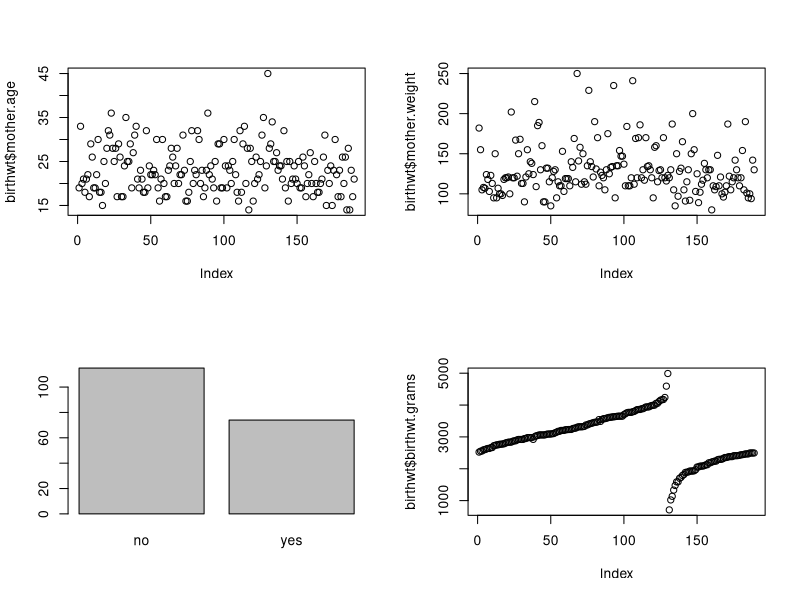
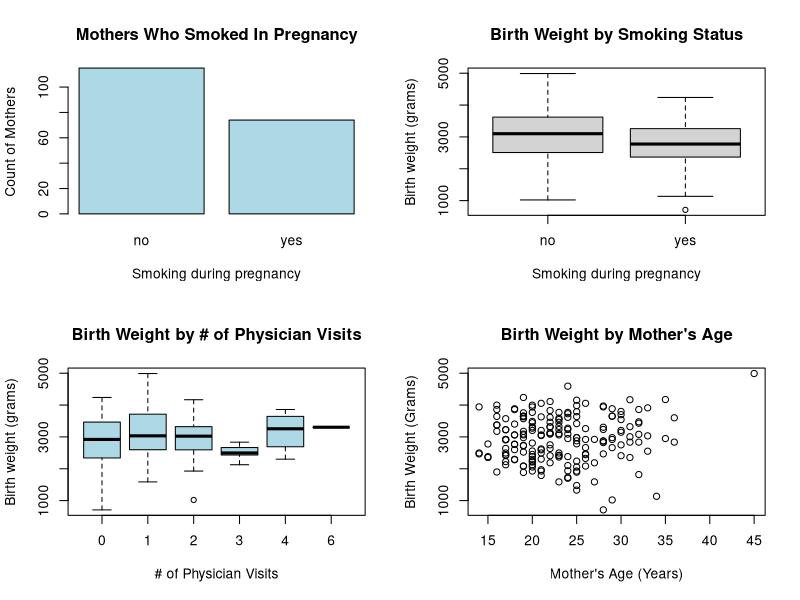
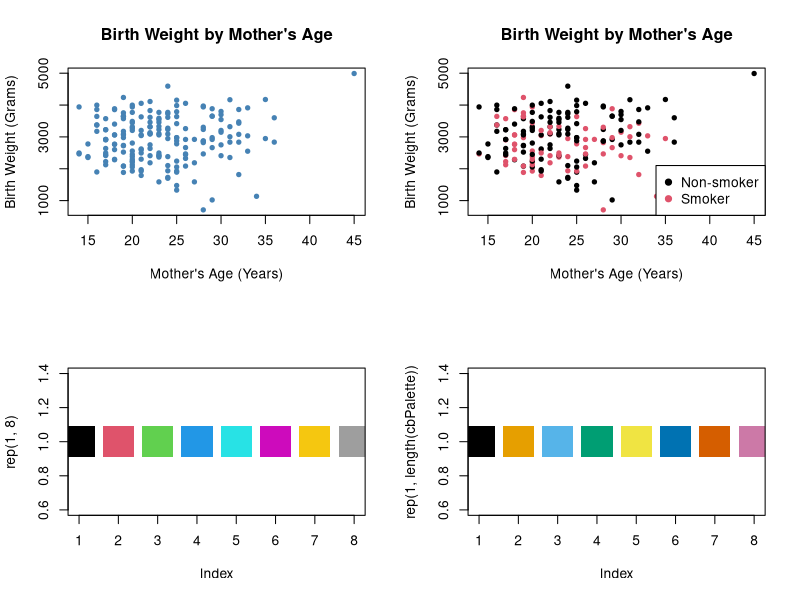
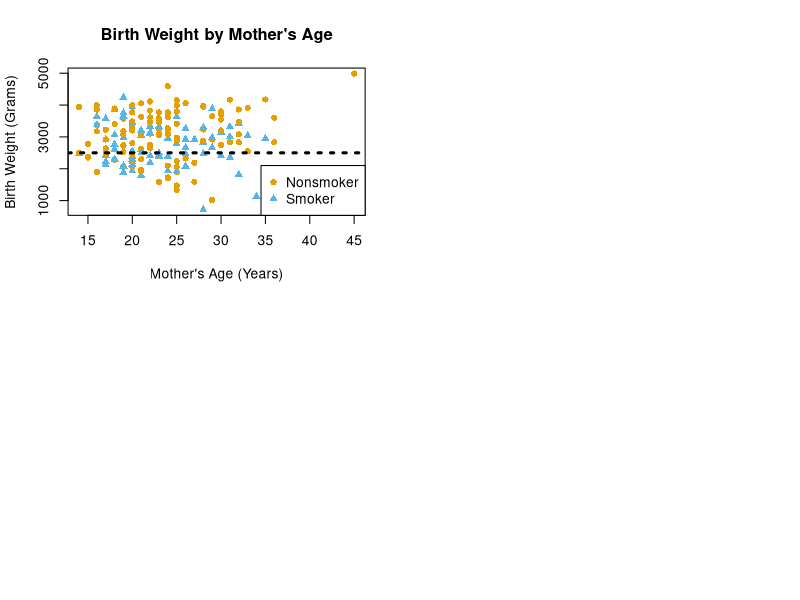
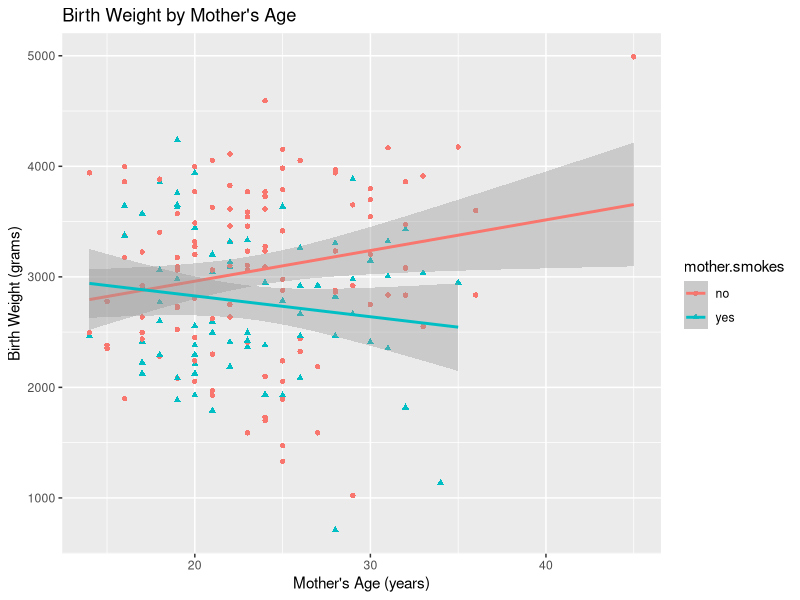

These figures' R source, in order:
## ---- chunk 1
library(MASS)
str(birthwt)
## ---- chunk 2
colnames(birthwt) 

# The default names are not very descriptive

colnames(birthwt) <- c("birthwt.below.2500", "mother.age", "mother.weight", 
    "race", "mother.smokes", "previous.prem.labor", "hypertension", "uterine.irr", 
    "physician.visits", "birthwt.grams")

# Better names!
## ---- chunk 3
library(plyr)
birthwt <- transform(birthwt, 
            race = as.factor(mapvalues(race, c(1, 2, 3), 
                              c("white","black", "other"))),
            mother.smokes = as.factor(mapvalues(mother.smokes, 
                              c(0,1), c("no", "yes"))),
            hypertension = as.factor(mapvalues(hypertension, 
                              c(0,1), c("no", "yes"))),
            uterine.irr = as.factor(mapvalues(uterine.irr, 
                              c(0,1), c("no", "yes"))),
            birthwt.below.2500 = as.factor(mapvalues(birthwt.below.2500,
                              c(0,1), c("no", "yes")))
            )
## ---- chunk 4
summary(birthwt)
## ---- chunk 5
with(birthwt, tapply(birthwt.grams, INDEX = list(race, mother.smokes), FUN = mean)) 
## ---- chunk 6
library(knitr)
kable(with(birthwt, tapply(birthwt.grams, INDEX = list(race, mother.smokes), FUN = mean)), format = "markdown")
## ---- chunk 7
library(MASS)
with(birthwt, tapply(birthwt.grams, INDEX = list(race, mother.smokes), FUN = mean)) # tapply
with(birthwt, aggregate(birthwt.grams, by = list(race, mother.smokes), FUN = mean)) # aggregate
## ---- chunk 8
aggregate(birthwt.grams ~ race + mother.smokes, FUN=mean, data=birthwt)
## ---- chunk 9
weight.smoke.tbl <- with(birthwt, table(birthwt.below.2500, mother.smokes))
weight.smoke.tbl
## ---- chunk 10
or.smoke.bwt <- (weight.smoke.tbl[2,2] / weight.smoke.tbl[1,2]) / (weight.smoke.tbl[2,1] / weight.smoke.tbl[1,1])
or.smoke.bwt
## ---- chunk 11
with(birthwt, cor(birthwt.grams, mother.age))  # Calculate correlation
## ---- chunk 12
with(birthwt, cor(birthwt.grams[mother.smokes == "yes"], mother.age[mother.smokes == "yes"]))
## ---- chunk 13
with(birthwt, cor(birthwt.grams[mother.smokes == "no"], mother.age[mother.smokes == "no"]))
## ---- chunk 14
by(data = birthwt[c("birthwt.grams", "mother.age")], 
   INDICES = birthwt["mother.smokes"], 
   FUN = function(x) {cor(x[,1], x[,2])})
## ---- chunk 15
par(mfrow = c(2,2)) # Display plots in a single 2 x 2 figure 
plot(birthwt$mother.age)
plot(birthwt$mother.weight)
plot(birthwt$mother.smokes)
plot(birthwt$birthwt.grams)
## ---- chunk 16
plot(birthwt$mother.smokes, main = "Mothers Who Smoked In Pregnancy", 
     xlab = "Smoking during pregnancy", 
     ylab = "Count of Mothers",
     col = 'lightblue')
## ---- chunk 17
with(birthwt, plot(mother.smokes, birthwt.grams, 
                   main = "Birth Weight by Smoking Status", 
                   xlab = "Smoking during pregnancy", 
                   ylab = "Birth weight (grams)"))
## ---- chunk 18
with(birthwt, plot(as.factor(physician.visits), birthwt.grams,
                   main = "Birth Weight by # of Physician Visits", 
                   xlab = "# of Physician Visits", 
                   ylab = "Birth weight (grams)",
                   col = 'lightblue'))
## ---- chunk 19
with(birthwt, plot(mother.age, birthwt.grams, 
                   main = "Birth Weight by Mother's Age", 
                   xlab = "Mother's Age (Years)", 
                   ylab = "Birth Weight (Grams)"))
## ---- chunk 20
with(birthwt, plot(mother.age, birthwt.grams, 
                   main = "Birth Weight by Mother's Age", 
                   xlab = "Mother's Age (Years)", 
                   ylab = "Birth Weight (Grams)",
                   pch = 19, # plot solid point
                   cex = 0.7, # shrink the points by a factor of 0.7
                   col = 'steelblue', # change color to steel blue
     ))
## ---- chunk 21
with(birthwt, plot (mother.age, birthwt.grams, 
                    main="Birth Weight by Mother's Age", 
                    xlab="Mother's Age (Years)", 
                    ylab="Birth Weight (Grams)",
                    col=mother.smokes,
                    pch = 19,
                    cex = 0.7))

legend("bottomright", c("Non-smoker","Smoker"), col=c(1,2), pch=19)
## ---- chunk 22
birthwt$mother.smokes
as.numeric(birthwt$mother.smokes)
## ---- chunk 23
plot(rep(1, 8), pch=15, cex=5, col=1:8)
## ---- chunk 24
cbPalette <- c("#000000", "#E69F00", "#56B4E9", "#009E73", "#F0E442", "#0072B2", "#D55E00", "#CC79A7")

plot(rep(1, length(cbPalette)), pch=15, cex=5, col=cbPalette)
## ---- chunk 25
points.base <- c(16, 17) # 16: circle, 17: triangle
cols.base <- cbPalette[2:3] # blue and orange points
point.symbols <- points.base[birthwt$mother.smokes] 
point.cols <- cols.base[birthwt$mother.smokes]
with(birthwt, plot(mother.age, birthwt.grams, 
                   main="Birth Weight by Mother's Age", 
                   xlab="Mother's Age (Years)", 
                   ylab="Birth Weight (Grams)",
                   col=point.cols,
                   pch=point.symbols))
legend("bottomright", c("Nonsmoker","Smoker"), col=cols.base, pch=points.base)

# Let's add a horizontal line at the 2500g cutoff
# Below 2500g, newborns are considered to be underweight
# lty = 3 indicates a dashed line (line type)
# lwd = 3 indicates a line width of 3 (default is 1)
abline(h = 2500, lty = 3, lwd = 3)
## ---- chunk 26
library(ggplot2)
ggplot(birthwt, aes(x=mother.age, y=birthwt.grams, shape=mother.smokes, color=mother.smokes)) + 
  geom_point() + # Adds points (scatterplot)
  geom_smooth(method = "lm") + # Adds regression lines
  ylab("Birth Weight (grams)") + # Changes y-axis label
  xlab("Mother's Age (years)") + # Changes x-axis label
  ggtitle("Birth Weight by Mother's Age") # Changes plot title
